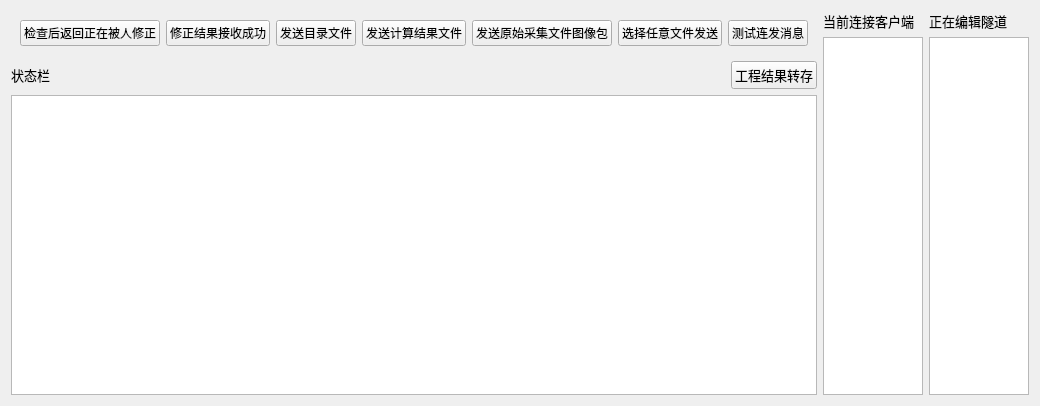
<?xml version="1.0" encoding="UTF-8"?>
<ui version="4.0">
 <class>Form</class>
 <widget class="QWidget" name="Form">
  <property name="geometry">
   <rect>
    <x>0</x>
    <y>0</y>
    <width>1022</width>
    <height>367</height>
   </rect>
  </property>
  <property name="windowTitle">
   <string>Form</string>
  </property>
  <layout class="QHBoxLayout" name="horizontalLayout">
   <item>
    <layout class="QVBoxLayout" name="verticalLayout">
     <item>
      <widget class="QWidget" name="testwidget" native="true">
       <layout class="QGridLayout" name="gridLayout_2">
        <item row="0" column="0">
         <widget class="QPushButton" name="pushButton">
          <property name="text">
           <string>检查后返回正在被人修正</string>
          </property>
         </widget>
        </item>
        <item row="0" column="1">
         <widget class="QPushButton" name="pushButton_2">
          <property name="text">
           <string>修正结果接收成功</string>
          </property>
         </widget>
        </item>
        <item row="0" column="2">
         <widget class="QPushButton" name="pushButton_3">
          <property name="text">
           <string>发送目录文件</string>
          </property>
         </widget>
        </item>
        <item row="0" column="3">
         <widget class="QPushButton" name="pushButton_4">
          <property name="text">
           <string>发送计算结果文件</string>
          </property>
         </widget>
        </item>
        <item row="0" column="4">
         <widget class="QPushButton" name="pushButton_5">
          <property name="text">
           <string>发送原始采集文件图像包</string>
          </property>
         </widget>
        </item>
        <item row="0" column="5">
         <widget class="QPushButton" name="pushButton_6">
          <property name="text">
           <string>选择任意文件发送</string>
          </property>
         </widget>
        </item>
        <item row="0" column="6">
         <widget class="QPushButton" name="pushButton_7">
          <property name="text">
           <string>测试连发消息</string>
          </property>
         </widget>
        </item>
       </layout>
      </widget>
     </item>
     <item>
      <layout class="QHBoxLayout" name="horizontalLayout_2">
       <item>
        <widget class="QLabel" name="label_3">
         <property name="font">
          <font>
           <family>微软雅黑</family>
           <pointsize>10</pointsize>
          </font>
         </property>
         <property name="text">
          <string>状态栏</string>
         </property>
        </widget>
       </item>
       <item>
        <spacer name="horizontalSpacer">
         <property name="orientation">
          <enum>Qt::Horizontal</enum>
         </property>
         <property name="sizeHint" stdset="0">
          <size>
           <width>40</width>
           <height>20</height>
          </size>
         </property>
        </spacer>
       </item>
       <item>
        <widget class="QPushButton" name="pushButton_8">
         <property name="font">
          <font>
           <family>微软雅黑</family>
           <pointsize>10</pointsize>
          </font>
         </property>
         <property name="toolTip">
          <string>&lt;!DOCTYPE HTML PUBLIC &quot;-//W3C//DTD HTML 4.0//EN&quot; &quot;http://www.w3.org/TR/REC-html40/strict.dtd&quot;&gt;
&lt;html&gt;&lt;head&gt;&lt;meta name=&quot;qrichtext&quot; content=&quot;1&quot; /&gt;&lt;style type=&quot;text/css&quot;&gt;
p, li { white-space: pre-wrap; }
&lt;/style&gt;&lt;/head&gt;&lt;body style=&quot; font-family:'微软雅黑'; font-size:11pt; font-weight:400; font-style:normal;&quot;&gt;
&lt;p style=&quot; margin-top:0px; margin-bottom:0px; margin-left:0px; margin-right:0px; -qt-block-indent:0; text-indent:0px;&quot;&gt;从NAS网络存储设备中下载到本机，只下载工程相关结果&lt;/p&gt;&lt;/body&gt;&lt;/html&gt;</string>
         </property>
         <property name="text">
          <string>工程结果转存</string>
         </property>
         <property name="icon">
          <iconset resource="../../../lz_client_main/resource/icons.qrc">
           <normaloff>:/image/down_alt.png</normaloff>:/image/down_alt.png</iconset>
         </property>
        </widget>
       </item>
      </layout>
     </item>
     <item>
      <widget class="QTextBrowser" name="statusArea">
       <property name="minimumSize">
        <size>
         <width>0</width>
         <height>300</height>
        </size>
       </property>
       <property name="maximumSize">
        <size>
         <width>16777215</width>
         <height>300</height>
        </size>
       </property>
      </widget>
     </item>
    </layout>
   </item>
   <item>
    <layout class="QGridLayout" name="gridLayout">
     <item row="0" column="0">
      <widget class="QLabel" name="label">
       <property name="font">
        <font>
         <family>微软雅黑</family>
         <pointsize>10</pointsize>
        </font>
       </property>
       <property name="text">
        <string>当前连接客户端</string>
       </property>
      </widget>
     </item>
     <item row="0" column="1">
      <widget class="QLabel" name="label_2">
       <property name="font">
        <font>
         <family>微软雅黑</family>
         <pointsize>10</pointsize>
        </font>
       </property>
       <property name="text">
        <string>正在编辑隧道</string>
       </property>
      </widget>
     </item>
     <item row="1" column="0">
      <widget class="QListView" name="iplistView">
       <property name="minimumSize">
        <size>
         <width>100</width>
         <height>0</height>
        </size>
       </property>
      </widget>
     </item>
     <item row="1" column="1">
      <widget class="QListView" name="editingProjectListView">
       <property name="minimumSize">
        <size>
         <width>100</width>
         <height>0</height>
        </size>
       </property>
      </widget>
     </item>
    </layout>
   </item>
  </layout>
 </widget>
 <resources>
  <include location="../../../lz_client_main/resource/icons.qrc"/>
 </resources>
 <connections/>
</ui>
